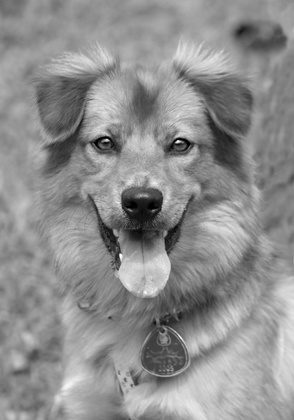
%> input picture Lab 4/2.jpg, 294 x 420 px, shrunk from 2082 x 2975 before the run
$ octave Q1C.m   (GNU Octave 9; MATLAB toolbox functions it lacks are replaced by stand-ins)
%> lines starting %> are read from the running program, lines starting %| are printed output that depends on the picture; in (x1, y1, x2, y2) boxes, pixels count from 0 and x2, y2 are one past the last pixel; in counts of white or black regions, pixels touching at a corner belong together; the program's own positions count from 1
clear
I = imread('2.jpg');
%> I is the input picture: size 420x294x3 uint8; min 0, max 255, mean 142.6
I = rgb2gray(I);
%> I: size 420x294 uint8

for k = 5:7
%> this loop made 3 passes; what is shown inside it comes from the first
    for i = 1:size(I,1)
        for j =1:size(I,2)
            if (mod(I(i,j),power(2,k+1))>=power(2,k))
                I1(i,j) = uint8(255);
            else
                I1(i,j) = uint8(0);
            end
        end
    end
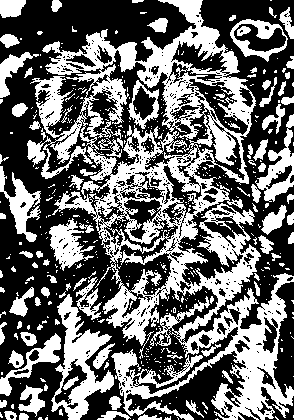
%> I1: size 420x294 uint8; 41.9% white; 513 white regions (419 under 20 px), largest, box (x1, y1, x2, y2) and area: (27, 0, 294, 420) 33893, (51, 294, 114, 420) 2881, (255, 114, 294, 202) 1180
    subplot(1,3,mod(k,4));
    imshow(I1);
    title(string(k+1)+'th bit-plane');
end
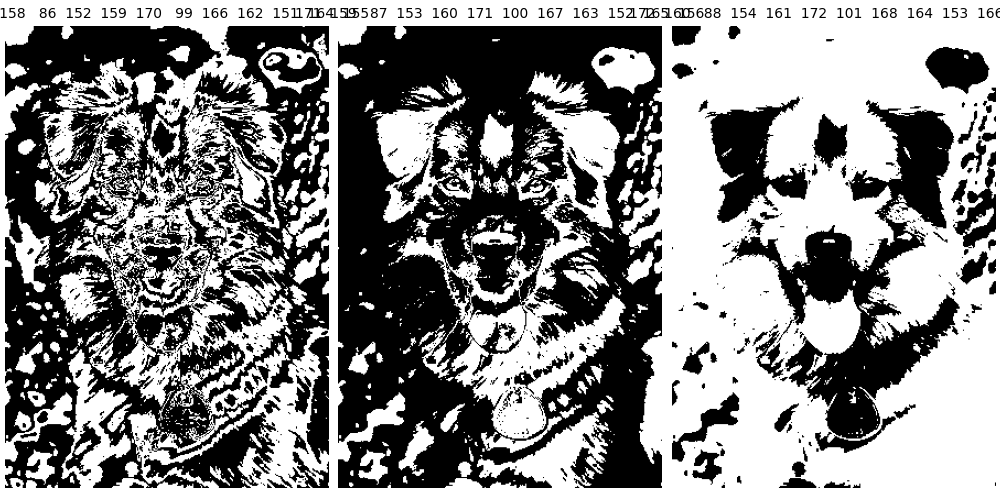
%> figure redrawn from the program's plot data, 3 panels
